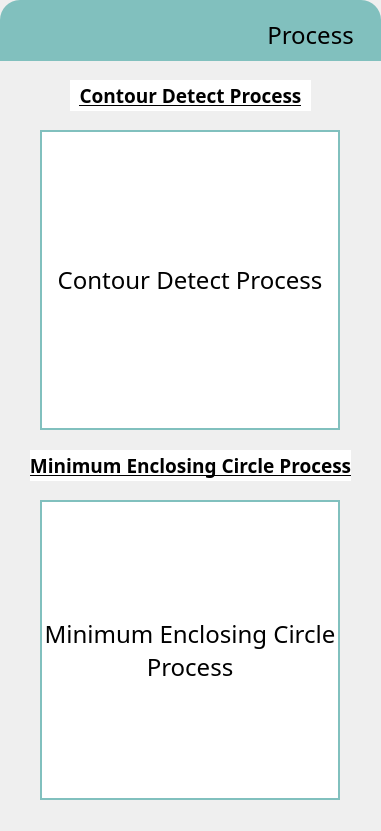
   <widget class="QWidget" name="Expandable_widget" native="true">
    <property name="geometry">
     <rect>
      <x>1300</x>
      <y>20</y>
      <width>381</width>
      <height>831</height>
     </rect>
    </property>
    <property name="styleSheet">
     <string notr="true">QWidget#Expandable_widget {
	background-color: rgb(255, 255, 255);
	border-radius: 20px;
}
QWidget#Expandable_bar{
	background-color: rgb(129, 192, 190);
	border-top-left-radius: 20px;
	border-top-right-radius: 20px;
}

QLabel {
	background-color: rgb(255, 255, 255);
}

QLabel#Contour_frame {
	border: 2px solid rgb(129, 192, 190);
}

QLabel#minCircle_frame {
	border: 2px solid rgb(129, 192, 190);
}</string>
    </property>
    <widget class="QWidget" name="Expandable_bar" native="true">
     <property name="geometry">
      <rect>
       <x>0</x>
       <y>0</y>
       <width>381</width>
       <height>61</height>
      </rect>
     </property>
     <widget class="QLabel" name="Expandable_label">
      <property name="geometry">
       <rect>
        <x>250</x>
        <y>19</y>
        <width>121</width>
        <height>31</height>
       </rect>
      </property>
      <property name="font">
       <font>
        <family>Google Sans</family>
        <pointsize>18</pointsize>
       </font>
      </property>
      <property name="styleSheet">
       <string notr="true">background-color: rgb(129, 192, 190);</string>
      </property>
      <property name="text">
       <string>Process</string>
      </property>
      <property name="alignment">
       <set>Qt::AlignCenter</set>
      </property>
     </widget>
    </widget>
    <widget class="QLabel" name="Contour_frame">
     <property name="geometry">
      <rect>
       <x>40</x>
       <y>130</y>
       <width>300</width>
       <height>300</height>
      </rect>
     </property>
     <property name="font">
      <font>
       <family>Google Sans</family>
       <pointsize>18</pointsize>
      </font>
     </property>
     <property name="text">
      <string>Contour Detect Process</string>
     </property>
     <property name="scaledContents">
      <bool>true</bool>
     </property>
     <property name="alignment">
      <set>Qt::AlignCenter</set>
     </property>
     <property name="wordWrap">
      <bool>true</bool>
     </property>
    </widget>
    <widget class="QLabel" name="minCircle_frame">
     <property name="geometry">
      <rect>
       <x>40</x>
       <y>500</y>
       <width>300</width>
       <height>300</height>
      </rect>
     </property>
     <property name="font">
      <font>
       <family>Google Sans</family>
       <pointsize>18</pointsize>
      </font>
     </property>
     <property name="text">
      <string>Minimum Enclosing Circle Process</string>
     </property>
     <property name="scaledContents">
      <bool>true</bool>
     </property>
     <property name="alignment">
      <set>Qt::AlignCenter</set>
     </property>
     <property name="wordWrap">
      <bool>true</bool>
     </property>
    </widget>
    <widget class="QLabel" name="Contour_label">
     <property name="geometry">
      <rect>
       <x>70</x>
       <y>80</y>
       <width>241</width>
       <height>31</height>
      </rect>
     </property>
     <property name="font">
      <font>
       <family>Google Sans</family>
       <pointsize>14</pointsize>
       <weight>75</weight>
       <bold>true</bold>
       <underline>true</underline>
      </font>
     </property>
     <property name="text">
      <string>Contour Detect Process</string>
     </property>
     <property name="alignment">
      <set>Qt::AlignCenter</set>
     </property>
    </widget>
    <widget class="QLabel" name="minCircle_label">
     <property name="geometry">
      <rect>
       <x>30</x>
       <y>450</y>
       <width>321</width>
       <height>31</height>
      </rect>
     </property>
     <property name="font">
      <font>
       <family>Google Sans</family>
       <pointsize>14</pointsize>
       <weight>75</weight>
       <bold>true</bold>
       <underline>true</underline>
      </font>
     </property>
     <property name="text">
      <string>Minimum Enclosing Circle Process</string>
     </property>
     <property name="alignment">
      <set>Qt::AlignCenter</set>
     </property>
    </widget>
   </widget>
